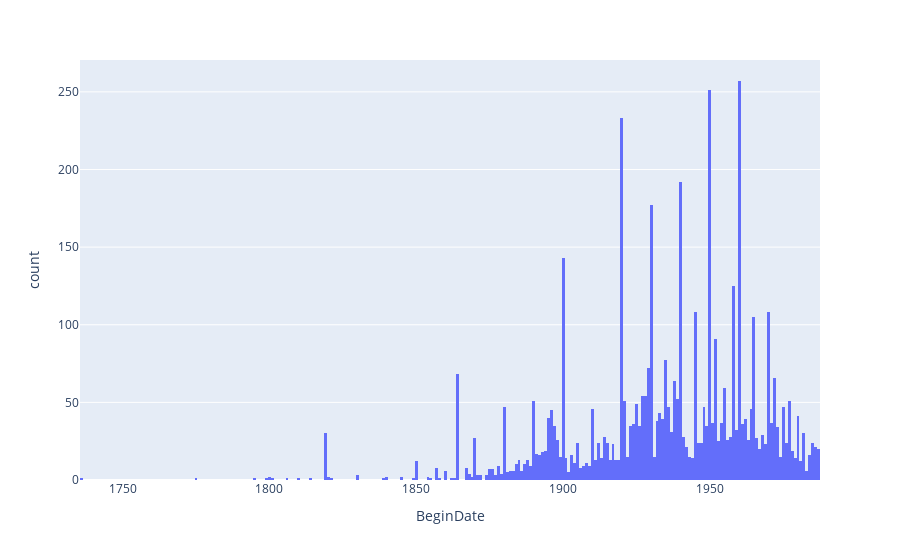

Write notebook code for a chart like this one.
### Markdown cell above
The first line of code establishes that the variable BeginDate is a time-based column. 
The second line counts every artifact according to its BeginDate. 
The third line establishes that BeginDate is the x-axis of this histogram.

### Code cell
import pandas as pd
import plotly.express as px 
output_notebook()

#this converts a variable to a date-time format 
#format can be altered to d/m/y or any variation of that. 
#errors=coerce was put in to stop an unnecessary error on my end

df['BeginDate'] = pd.to_datetime(df['BeginDate'], format='%Y', errors='coerce')

grouped = df.groupby('BeginDate')['artifactNumber'].count()

#right now every year is represented in the histogram 
#use the nbins function to broaden the measurements
fig = px.histogram(df, x="BeginDate") # nbins=40 represents production each decade 
fig.show()

### Figure 1 — Plotly figure (JSON) as saved in the notebook; plotly's stock layout.template omitted (floating-point values rounded to 4 significant figures; data arrays with more than 128 entries replaced by an {"elided": "..."} marker saying what was removed)
{"data": [{"alignmentgroup": "True", "bingroup": "x", "hovertemplate": "BeginDate=%{x}<br>count=%{y}<extra></extra>", "legendgroup": "", "marker": {"color": "#636efa"}, "name": "", "offsetgroup": "", "orientation": "v", "showlegend": false, "type": "histogram", "x": {"elided": "108463 str values"}, "xaxis": "x", "yaxis": "y"}], "layout": {"barmode": "relative", "legend": {"tracegroupgap": 0}, "margin": {"t": 60}, "xaxis": {"anchor": "y", "domain": [0, 1], "title": {"text": "BeginDate"}}, "yaxis": {"anchor": "x", "domain": [0, 1], "title": {"text": "count"}}}}
